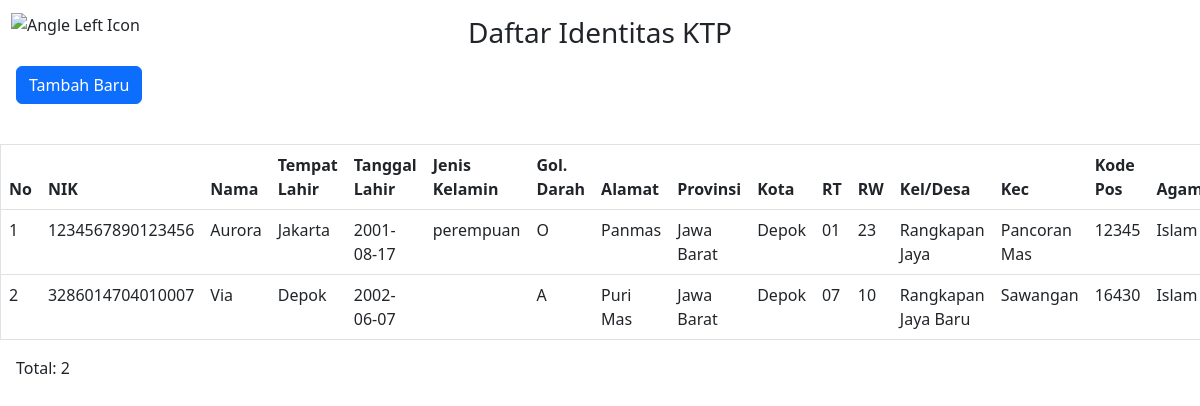
Page /list-identitas.php on the committed database.
### tables this page shows
CREATE TABLE `identitas_ktp` (
  `id` int(11) NOT NULL,
  `nik` varchar(16) NOT NULL,
  `nama` varchar(50) NOT NULL,
  `tempat_lahir` varchar(30) NOT NULL,
  `tgl_lahir` date NOT NULL,
  `jenis_kelamin` varchar(10) NOT NULL,
  `goldar` varchar(5) NOT NULL,
  `alamat` varchar(100) NOT NULL,
  `provinsi` varchar(30) NOT NULL,
  `kota` varchar(30) NOT NULL,
  `rt` varchar(5) NOT NULL,
  `rw` varchar(5) NOT NULL,
  `kelurahan` varchar(30) NOT NULL,
  `kecamatan` varchar(30) NOT NULL,
  `kode_pos` varchar(15) NOT NULL,
  `agama` varchar(30) NOT NULL,
  `status_perkawinan` varchar(20) NOT NULL,
  `pekerjaan` varchar(50) NOT NULL,
  `kewarganegaraan` varchar(30) NOT NULL,
  `tgl_berlaku` varchar(30) NOT NULL
);

### list-identitas.php (the view, shortened to what this page needs)
<?php
include("config.php");
?>
<!DOCTYPE HTML>
<html>
<head>
	<link
		href="https://cdn.jsdelivr.net/npm/bootstrap@5.3.0/dist/css/bootstrap.min.css"
		rel="stylesheet"
	>
</head>
<body>
	<div class="icon-wrapper">
        <a href="index.php" class="btn p-0">
            <img src="img/icons/angle-left.png" alt="Angle Left Icon" style="width:24px, height:24px">
        </a>
    </div>
    <div class="text-center">
        <h3 class="mb-0 mt-3">Daftar Identitas KTP</h3>
    </div>
	<nav class="m-3">
		<a href="ktp.php" class="btn btn-primary">Tambah Baru</a>
	</nav>
	<br>
	<div class="table-responsive">
	<table class="table table-hover mx-auto" border="1">
		<thead>
			<tr>
				<th>No</th>
				<th>NIK</th>
				<th>Nama</th>
				<th>Tempat Lahir</th>
				<th>Tanggal Lahir</th>
				<th>Jenis Kelamin</th>
				<th>Gol. Darah</th>
				<th>Alamat</th>
				<th>Provinsi</th>
				<th>Kota</th>
				<th>RT</th>
				<th>RW</th>
				<th>Kel/Desa</th>
				<th>Kec</th>
				<th>Kode Pos</th>
				<th>Agama</th>
			</tr>
		</thead>
	</div>
<?php
$sql = "SELECT * FROM identitas_ktp";
$query = mysqli_query($db, $sql);
while($identitas = mysqli_fetch_array($query)){
	echo "<tr>";
	echo "<td>".$identitas['id']."</td>";
	echo "<td>".$identitas['nik']."</td>";
	echo "<td>".$identitas['nama']."</td>";
	echo "<td>".$identitas['tempat_lahir']."</td>";
	echo "<td>".$identitas['tgl_lahir']."</td>";
	echo "<td>".$identitas['jenis_kelamin']."</td>";
	echo "<td>".$identitas['goldar']."</td>";
	echo "<td>".$identitas['alamat']."</td>";
	echo "<td>".$identitas['provinsi']."</td>";
	echo "<td>".$identitas['kota']."</td>";
	echo "<td>".$identitas['rt']."</td>";
	echo "<td>".$identitas['rw']."</td>";
	echo "<td>".$identitas['kelurahan']."</td>";
	echo "<td>".$identitas['kecamatan']."</td>";
	echo "<td>".$identitas['kode_pos']."</td>";
	echo "<td>".$identitas['agama']."</td>";
	echo "</tr>";
}
?>
<p class="m-3">Total:
<?php
	echo mysqli_num_rows($query)
?>
</p>
</body>
</html>

### list-identitas.php (style rules this page uses)
.icon-wrapper { position: absolute; top: 10px; left: 10px; }
.icon-wrapper img { width: 24px; height: 24px; margin-right: 5px; }

### rows in the picture
identitas_ktp: id "1", nik "1234567890123456", nama "Aurora", tempat_lahir "Jakarta", tgl_lahir "2001-08-17", jenis_kelamin "perempuan", goldar "O", alamat "Panmas", provinsi "Jawa Barat", kota "Depok", rt "01", rw "23", kelurahan "Rangkapan Jaya", kecamatan "Pancoran Mas", kode_pos "12345", agama "Islam"
identitas_ktp: id "2", nik "3286014704010007", nama "Via", tempat_lahir "Depok", tgl_lahir "2002-06-07", goldar "A", alamat "Puri Mas", provinsi "Jawa Barat", kota "Depok", rt "07", rw "10", kelurahan "Rangkapan Jaya Baru", kecamatan "Sawangan", kode_pos "16430", agama "Islam"

### other values in the picture
mysqli_num_rows($query) "2"
